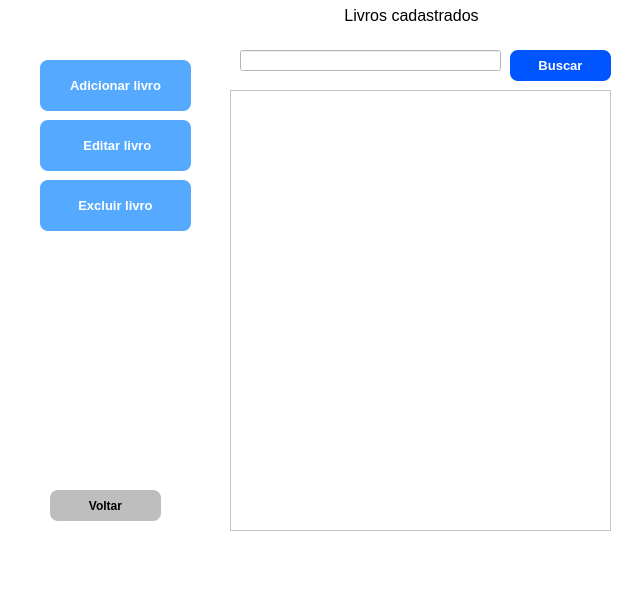
<?xml version="1.0" encoding="UTF-8"?>
<ui version="4.0">
 <class>MainWindow</class>
 <widget class="QMainWindow" name="MainWindow">
  <property name="geometry">
   <rect>
    <x>0</x>
    <y>0</y>
    <width>637</width>
    <height>600</height>
   </rect>
  </property>
  <property name="windowTitle">
   <string>MainWindow</string>
  </property>
  <property name="styleSheet">
   <string notr="true">background-color: rgb(255, 255, 255);</string>
  </property>
  <widget class="QWidget" name="centralwidget">
   <widget class="QTableView" name="tableView">
    <property name="geometry">
     <rect>
      <x>230</x>
      <y>90</y>
      <width>381</width>
      <height>441</height>
     </rect>
    </property>
   </widget>
   <widget class="QPushButton" name="pushButton">
    <property name="geometry">
     <rect>
      <x>40</x>
      <y>60</y>
      <width>151</width>
      <height>51</height>
     </rect>
    </property>
    <property name="font">
     <font>
      <pointsize>10</pointsize>
      <weight>75</weight>
      <bold>true</bold>
     </font>
    </property>
    <property name="cursor">
     <cursorShape>PointingHandCursor</cursorShape>
    </property>
    <property name="styleSheet">
     <string notr="true">background-color: rgb(85, 170, 255);
color: rgb(255, 255, 255);
 border-radius: 8px;</string>
    </property>
    <property name="text">
     <string>Adicionar livro</string>
    </property>
   </widget>
   <widget class="QPushButton" name="pushButton_2">
    <property name="geometry">
     <rect>
      <x>40</x>
      <y>120</y>
      <width>151</width>
      <height>51</height>
     </rect>
    </property>
    <property name="font">
     <font>
      <pointsize>10</pointsize>
      <weight>75</weight>
      <bold>true</bold>
     </font>
    </property>
    <property name="cursor">
     <cursorShape>PointingHandCursor</cursorShape>
    </property>
    <property name="styleSheet">
     <string notr="true">background-color: rgb(85, 170, 255);
color: rgb(255, 255, 255);
 border-radius: 8px;</string>
    </property>
    <property name="text">
     <string> Editar livro</string>
    </property>
   </widget>
   <widget class="QPushButton" name="pushButton_3">
    <property name="geometry">
     <rect>
      <x>40</x>
      <y>180</y>
      <width>151</width>
      <height>51</height>
     </rect>
    </property>
    <property name="font">
     <font>
      <pointsize>10</pointsize>
      <weight>75</weight>
      <bold>true</bold>
     </font>
    </property>
    <property name="cursor">
     <cursorShape>PointingHandCursor</cursorShape>
    </property>
    <property name="styleSheet">
     <string notr="true">background-color: rgb(85, 170, 255);
color: rgb(255, 255, 255);
 border-radius: 8px;</string>
    </property>
    <property name="text">
     <string>Excluir livro</string>
    </property>
   </widget>
   <widget class="QPushButton" name="pushButton_4">
    <property name="geometry">
     <rect>
      <x>50</x>
      <y>490</y>
      <width>111</width>
      <height>31</height>
     </rect>
    </property>
    <property name="font">
     <font>
      <weight>75</weight>
      <bold>true</bold>
     </font>
    </property>
    <property name="cursor">
     <cursorShape>PointingHandCursor</cursorShape>
    </property>
    <property name="styleSheet">
     <string notr="true"> border-radius: 8px;
background-color: rgb(190, 190, 190);</string>
    </property>
    <property name="text">
     <string>Voltar</string>
    </property>
   </widget>
   <widget class="QLineEdit" name="lineEdit">
    <property name="geometry">
     <rect>
      <x>240</x>
      <y>50</y>
      <width>261</width>
      <height>21</height>
     </rect>
    </property>
   </widget>
   <widget class="QPushButton" name="pushButton_5">
    <property name="geometry">
     <rect>
      <x>510</x>
      <y>50</y>
      <width>101</width>
      <height>31</height>
     </rect>
    </property>
    <property name="font">
     <font>
      <pointsize>10</pointsize>
      <weight>75</weight>
      <bold>true</bold>
     </font>
    </property>
    <property name="cursor">
     <cursorShape>PointingHandCursor</cursorShape>
    </property>
    <property name="styleSheet">
     <string notr="true">background-color: rgb(0, 85, 255);
color: rgb(255, 255, 255);
 border-radius: 8px;</string>
    </property>
    <property name="text">
     <string>Buscar</string>
    </property>
   </widget>
   <widget class="QLabel" name="label">
    <property name="geometry">
     <rect>
      <x>340</x>
      <y>0</y>
      <width>181</width>
      <height>31</height>
     </rect>
    </property>
    <property name="font">
     <font>
      <pointsize>12</pointsize>
     </font>
    </property>
    <property name="text">
     <string> Livros cadastrados</string>
    </property>
   </widget>
  </widget>
  <widget class="QMenuBar" name="menubar">
   <property name="geometry">
    <rect>
     <x>0</x>
     <y>0</y>
     <width>637</width>
     <height>26</height>
    </rect>
   </property>
  </widget>
  <widget class="QStatusBar" name="statusbar"/>
 </widget>
 <resources/>
 <connections/>
</ui>
